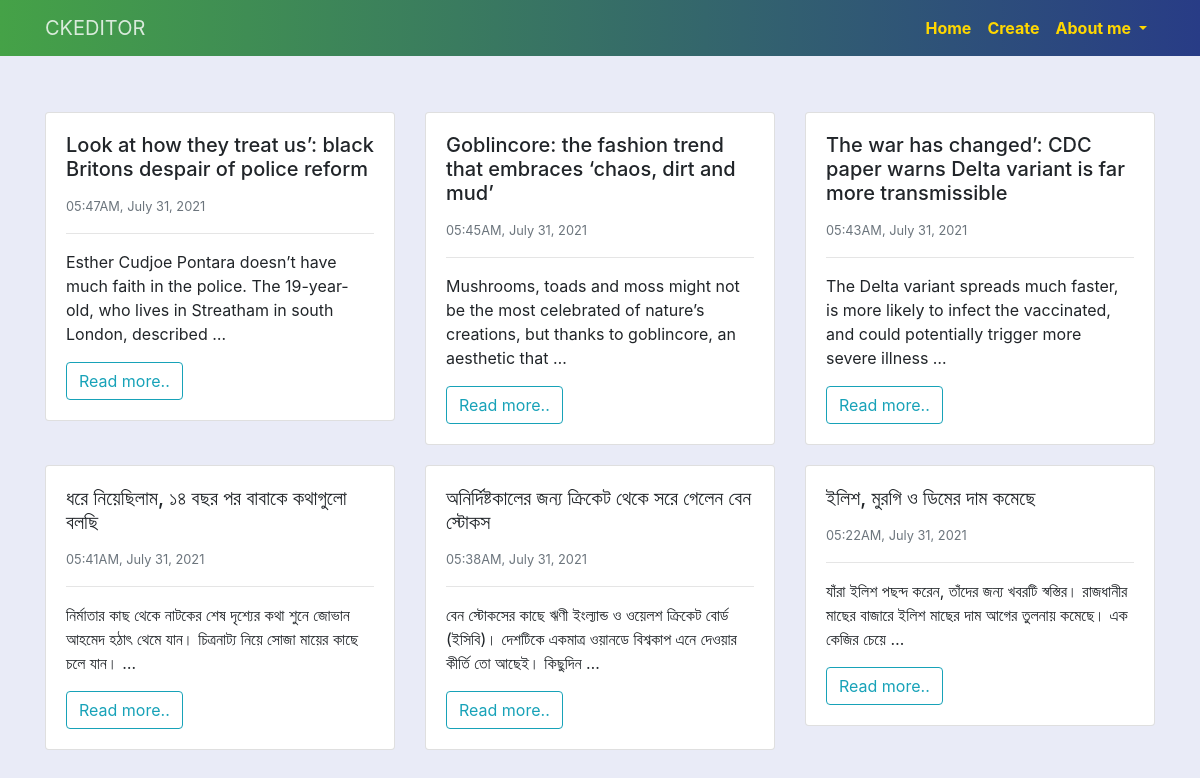
The page / on the database its author committed.
### baseapp/models.py (models this page shows, shortened)
class CreatePost(models.Model):
    title = models.CharField(max_length=200)
    description = RichTextField()
    pub_date = models.DateTimeField(auto_now_add=True)

### baseapp/views.py (the view)
# urls.py: path('', home.as_view(), name='home'),
class home(ListView):
    model = CreatePost
    context_object_name = 'posts'
    template_name = 'baseapp/index.html'
    ordering = ['-pub_date']

### baseapp/templates/baseapp/index.html (shortened to what this page needs)
{% extends "baseapp/base.html" %}
{% load static %}
{% load crispy_forms_tags %}
{% block content %}
<div class="container" style="margin-top: 3.5rem;">
    {% if posts%}
        <div class="row">
            {% for post in posts %}
                <div class="col-sm-4" style="margin-bottom: 20px;">
                    <div class="card">
                    <div class="card-body">
                        <h5 class="card-title">{{post.title}}</h5>
                        <small class="text-muted">{{ post.pub_date|date:"h:iA, F j, Y" }}</small>
                        <hr>
                        <p class="card-text">{{ post.description|safe|truncatewords:"20"}}</p>
                        <a href="{% url 'details' pk=post.id %}" target="_blank" class="btn btn-outline-info">Read more..</a>
                    </div>
                    </div>
                </div>
            {% endfor %}
        </div>
    {% else %}
    <div class="no-post-block">
        <h3> <span>Oops!</span> No post found to explore</h3>
        <p>Wanna create new post?</p>
        <p><a href="{% url 'create-post' %}"><span>Create now </span></a></p>
    </div>
    {% endif %}
</div>
{% endblock %}

### baseapp/templates/baseapp/base.html (shortened to what this page needs)
{% load static %}
<!doctype html>
<html lang="en">
  <head>
    <link rel="stylesheet" href="https://maxcdn.bootstrapcdn.com/bootstrap/4.0.0/css/bootstrap.min.css">
    <link rel="stylesheet" type="text/css" href="{% static 'css/main.css' %}">
  </head>
  <body>
    <nav class="navbar navbar-expand-lg navbar-light navbar-custom">
        <div class="container">
            <a class="navbar-brand" href="/">CKEDITOR</a>
              <div class="collapse navbar-collapse" id="navbarSupportedContent">
                <ul class="navbar-nav ml-auto">
                  <li class="nav-item">
                    <a class="nav-link" href="/">Home</span></a>
                  </li>
                  <li class="nav-item">
                    <a class="nav-link" href="{% url 'create-post' %}">Create</a>
                  </li>
                  <li class="nav-item dropdown">
                    <a class="nav-link dropdown-toggle" href="#" id="navbarDropdown" role="button" data-toggle="dropdown" aria-haspopup="true" aria-expanded="false">
                      About me
                    </a>
                  </li>
                </ul>
              </div>
        </div>
    </nav>
    {% block content %}
    {% endblock content %}
  </body>
</html>

### static/css/main.css (style rules this page uses)
body { background-color: #E9EBF7 !important; margin: 0; padding: 0; height: 100%; }
.navbar-custom { background: #283c86; background: -webkit-linear-gradient(to right, #45a247, #283c86); background: linear-gradient(to right, #45a247, #283c86); }
.navbar-custom .navbar-brand, .navbar-custom .navbar-text { color: rgba(255, 255, 255, .8); }
.navbar-custom .navbar-nav .nav-link { color: gold; font-weight: 700; }

### rows shown on the page
CreatePost: title "Look at how they treat us’: black Britons despair of police reform", pub_date "05:47AM, July 31, 2021", description "Esther Cudjoe Pontara doesn’t have much faith in the police. The 19-year-old, who lives in Streatham in south London, described …"
CreatePost: title "Goblincore: the fashion trend that embraces ‘chaos, dirt and mud’", pub_date "05:45AM, July 31, 2021", description "Mushrooms, toads and moss might not be the most celebrated of nature’s creations, but thanks to goblincore, an aesthetic that …"
CreatePost: title "The war has changed’: CDC paper warns Delta variant is far more transmissible", pub_date "05:43AM, July 31, 2021", description "The Delta variant spreads much faster, is more likely to infect the vaccinated, and could potentially trigger more severe illness …"
CreatePost: title "ধরে নিয়েছিলাম, ১৪ বছর পর বাবাকে কথাগুলো বলছি", pub_date "05:41AM, July 31, 2021", description "নির্মাতার কাছ থেকে নাটকের শেষ দৃশ্যের কথা শুনে জোভান আহমেদ হঠাৎ থেমে যান। চিত্রনাট্য নিয়ে সোজা মায়ের কাছে চলে যান। …"
CreatePost: title "অনির্দিষ্টকালের জন্য ক্রিকেট থেকে সরে গেলেন বেন স্টোকস", pub_date "05:38AM, July 31, 2021", description "বেন স্টোকসের কাছে ঋণী ইংল্যান্ড ও ওয়েলশ ক্রিকেট বোর্ড (ইসিবি)। দেশটিকে একমাত্র ওয়ানডে বিশ্বকাপ এনে দেওয়ার কীর্তি তো আছেই। কিছুদিন …"
CreatePost: title "ইলিশ, মুরগি ও ডিমের দাম কমেছে", pub_date "05:22AM, July 31, 2021", description "যাঁরা ইলিশ পছন্দ করেন, তাঁদের জন্য খবরটি স্বস্তির। রাজধানীর মাছের বাজারে ইলিশ মাছের দাম আগের তুলনায় কমেছে। এক কেজির চেয়ে …"
